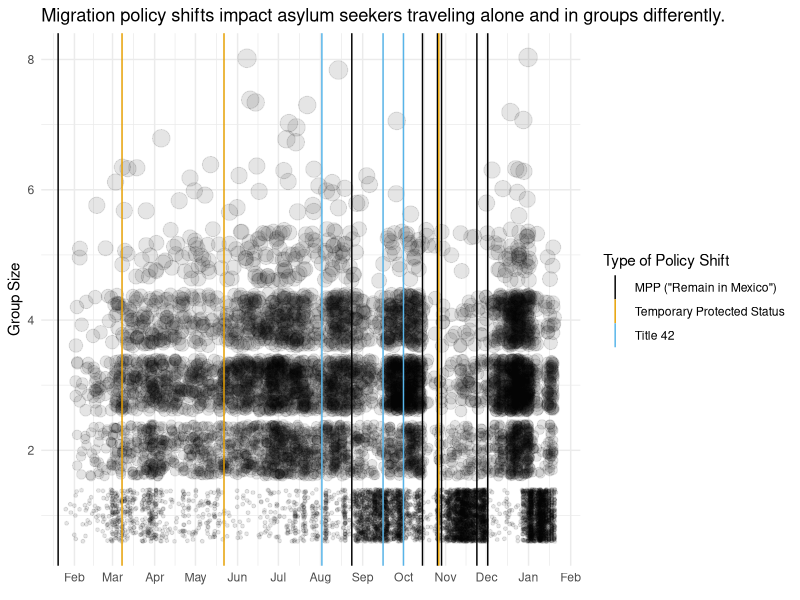
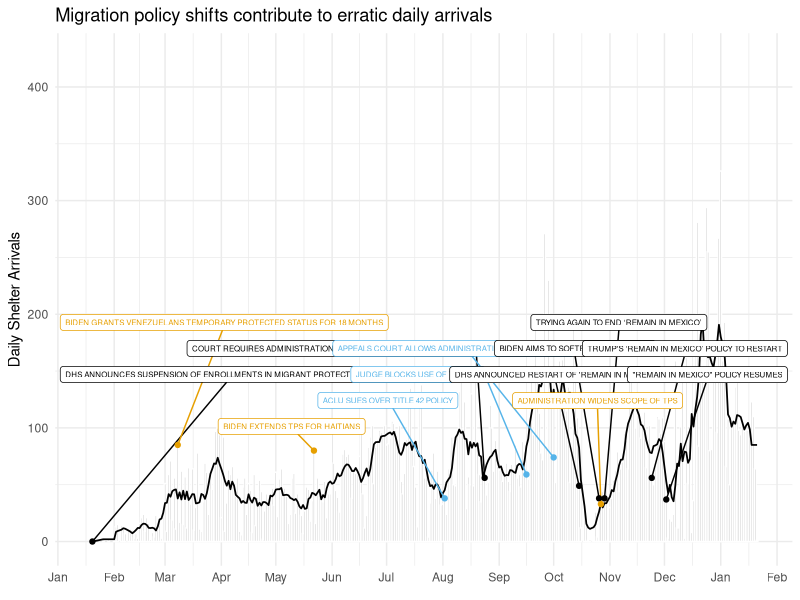

Generate these figures, in order, with R:
## ---- chunk 1
library(ggrepel)
library(ggthemes)
library(knitr)
library(tidyverse)
opts_chunk$set(echo = FALSE, message=FALSE, warning=FALSE)
## ---- chunk 2
policy_events <- read_csv("data/migration_policy_events_timeline_2021 - Sheet1.csv", skip = 2) %>%
  mutate(date = parse_date(date, format = "%m/%d/%Y"),
         category = factor(category)) #%>% 
  #filter(category %in% c('MPP ("Remain in Mexico")', 'Title 42')) # change to see different labels (, 'Temporary Protected Status')
key_policy_events <- policy_events %>%
  filter(category %in% c('MPP ("Remain in Mexico")', 
                         'Title 42', 
                         'Temporary Protected Status')) #%>%rename("arrival_date" = date)
  

arrival_counts <- read_csv("data/arrival_date_counts_1.20.csv") %>%
  rename("date" = arrival_date) %>%
  add_row(date = as.Date("2021-01-20"), n = 0, seven_avg = 0, .before = 1) # add row so first event isn't missed

arrival_counts <- arrival_counts %>%
  left_join(key_policy_events)

group_counts <- read_csv("data/groups_limited_1.20.csv") %>%
  filter(number_in_party != 0)

## ---- chunk 3
group_counts %>% 
  ggplot(aes(x = arrival_date, 
             y = number_in_party)) +
  geom_jitter(aes(size = number_in_party), 
              alpha = .1, na.rm = TRUE, 
              show.legend = FALSE) +
  scale_x_date(date_breaks="1 month", 
               date_labels="%b") +
  geom_vline(data = key_policy_events, 
             aes(xintercept = date, 
                 color = category),
             na.rm = TRUE) +
  # geom_text(data = key_policy_events, 
  #           aes(label = category, x = date)) +
  #theme(legend.position = "top", # not working!!
        #legend.direction = "horizontal") +
  scale_color_colorblind() +
  labs(title ="Migration policy shifts impact asylum seekers traveling alone and in groups differently.", 
       x = element_blank(), 
       y = "Group Size",
       color = "Type of Policy Shift") +
  theme_minimal()

## ---- chunk 4
# plot timeline of daily arrivals with selected policy change labels

arrival_counts  %>%
  ggplot(aes(x = date,
             y = n,
             label = description)) +
  geom_col(color = "white") +
  geom_line(aes(y = seven_avg), 
            color = 'black', size = .6) +
  geom_label_repel(aes(color = category),
                   na.rm = TRUE,
                   size = 2,
                   show.legend = FALSE,
                   nudge_y = 100,
                   max.overlaps = 13) +
  geom_point(data = arrival_counts %>% filter(!is.na(description)), 
             aes(color = category),
             show.legend = FALSE)+
  scale_x_date(date_breaks="1 month", 
               date_labels="%b",
               limits = c(start = as.Date("2021-01-18"), 
                          end = as.Date("2022-01-22"))) +
  scale_color_colorblind() +
  theme_minimal() +
  labs(title = "Migration policy shifts contribute to erratic daily arrivals",
       x = element_blank(),
       y = "Daily Shelter Arrivals") 
  
